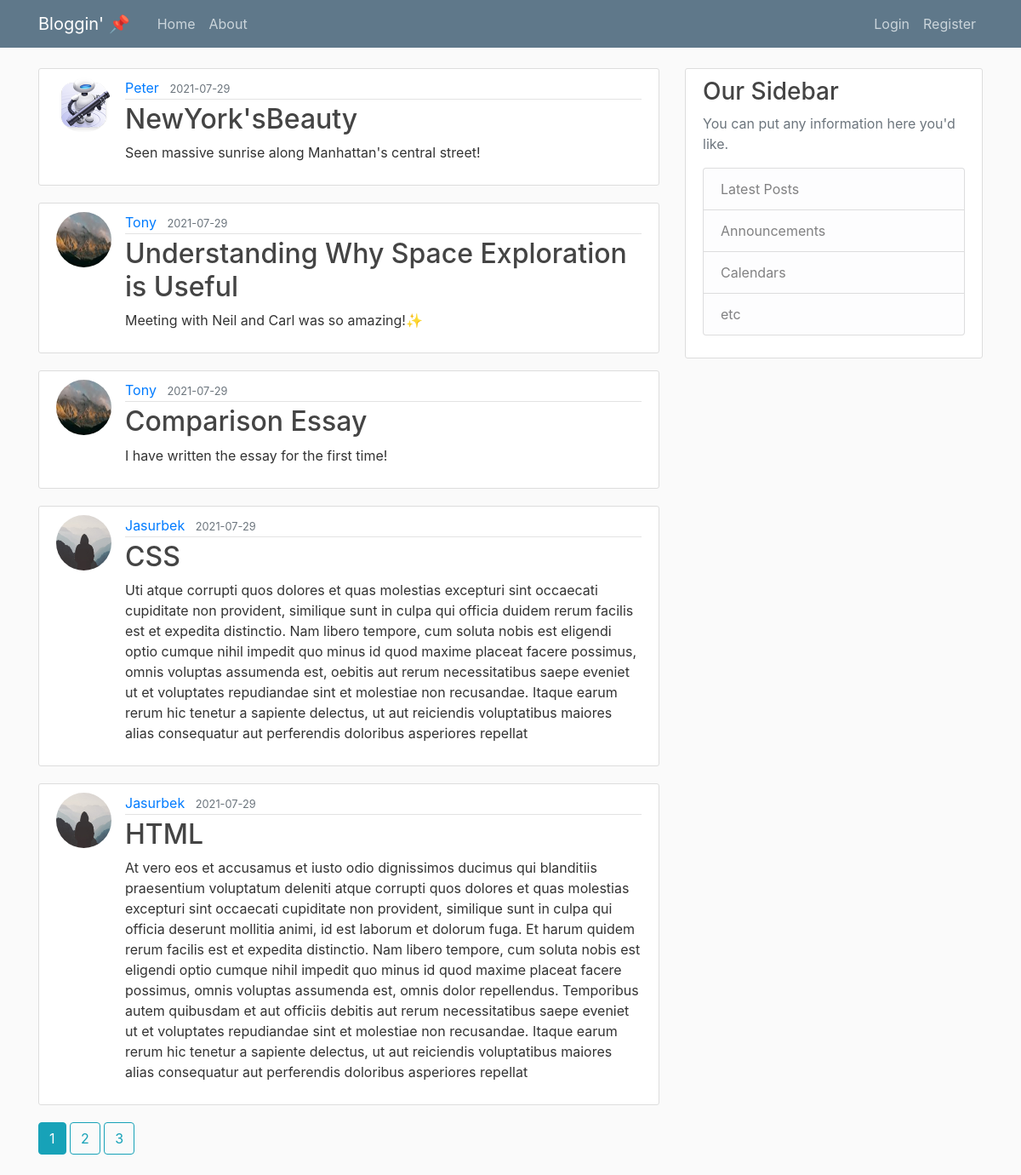
Page /home on the earlier database version.
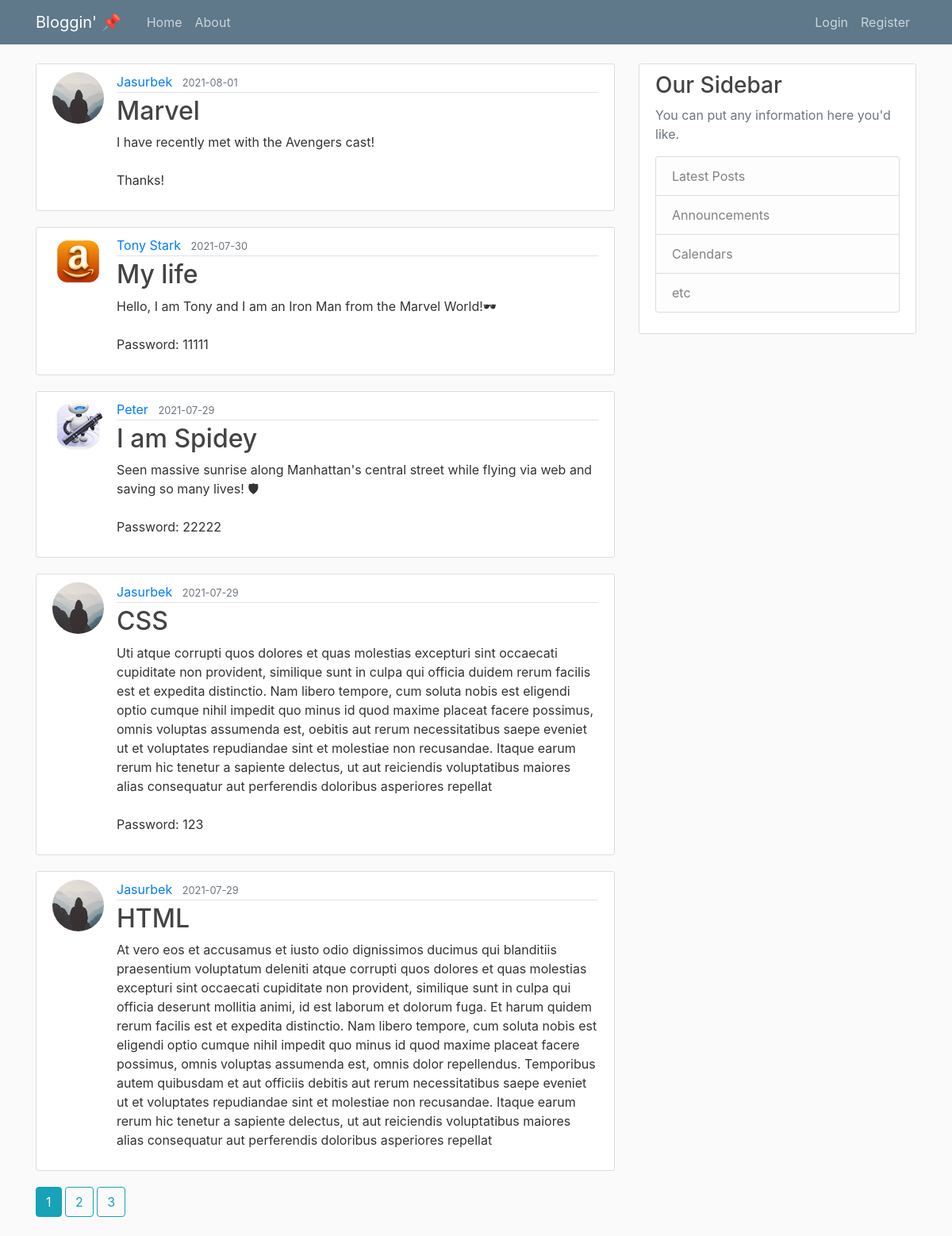
Same page on the later database version.
### main_flask/models.py (models this page shows, shortened)
class Post(db.Model):
    id = db.Column(db.Integer, primary_key=True)
    title = db.Column(db.String(100), nullable=False)
    date_posted = db.Column(db.DateTime, nullable=False,
                            default=datetime.utcnow)
    content = db.Column(db.Text, nullable=False)
    user_id = db.Column(db.Integer, db.ForeignKey('user.id'), nullable=False)

class User(db.Model, UserMixin):
    id = db.Column(db.Integer, primary_key=True)
    username = db.Column(db.String(20), unique=True, nullable=False)
    email = db.Column(db.String(120), unique=True, nullable=False)
    image_file = db.Column(db.String(20), nullable=False,
                           default='default.jpg')
    password = db.Column(db.String(60), nullable=False)
    posts = db.relationship('Post', backref='author', lazy=True)

### main_flask/main/routes.py (the view)
@main.route("/")
@main.route("/home")  # two routes are available for the same page
def home():
    page = request.args.get('page', 1, type=int)
    posts = Post.query.order_by(Post.date_posted.desc()).paginate(page = page ,per_page = 5)
    return render_template('home_temp.html', posts=posts)

### main_flask/templates/home_temp.html
{% extends "layout.html" %}
{% block content %}
    {% for post in posts.items %}
        <article class="media content-section">
          <img class = "rounded-circle article-img" src = "{{ url_for('static', filename = 'profile_pics/' + post.author.image_file ) }}">
            <div class="media-body">
              <div class="article-metadata">
                <a class="mr-2" href="{{ url_for('users.user_posts', username=post.author.username) }}">{{ post.author.username }}</a>
                <small class="text-muted">{{ post.date_posted.strftime('%Y-%m-%d')}}</small>
              </div>
              <h2><a class="article-title" href="{{ url_for('posts.post', post_id = post.id) }}">{{ post.title }}</a></h2>
              <p class="article-content">{{ post.content }}</p>
            </div>
        </article>
    {% endfor %}
    {% for page_num in posts.iter_pages(left_edge=1, right_edge = 1, left_current = 1, right_current =2) %}
      {% if page_num %}
        {% if posts.page == page_num %}
            <a class = "btn btn-info mb-4" href="{{url_for('main.home', page=page_num)}}">{{ page_num }}</a>
        {% else %}
            <a class = "btn btn-outline-info mb-4" href="{{url_for('main.home', page=page_num)}}">{{ page_num }}</a>
        {% endif %}
      {% else %}
        ...
      {% endif %}
    {% endfor %}
{% endblock content %}

### main_flask/templates/layout.html (shortened to what this page needs)
<!DOCTYPE html>
<html lang="en">
<head>
     <link rel="stylesheet" href="https://maxcdn.bootstrapcdn.com/bootstrap/4.0.0/css/bootstrap.min.css">
     <link rel="stylesheet" type="text/css" href="{{ url_for('static', filename='main.css') }}">
</head>
<body>
    <header class="site-header">
        <nav class="navbar navbar-expand-md navbar-dark bg-steel fixed-top">
          <div class="container">
            <a class="navbar-brand mr-4" href="/">Bloggin' 📌</a>
            <div class="collapse navbar-collapse" id="navbarToggle">
              <div class="navbar-nav mr-auto">
                <a class="nav-item nav-link" href="{{ url_for('main.home') }}">Home</a>
                <a class="nav-item nav-link" href="{{ url_for('main.about') }}">About</a>
              </div>
              <div class="navbar-nav">
                {% if current_user.is_authenticated %}
                <a class="nav-item nav-link" href="{{ url_for('posts.new_post') }}">New Post</a>
                  <a class="nav-item nav-link" href="{{ url_for('users.account') }}">Account</a>
                  <a class="nav-item nav-link" href="{{ url_for('users.logout') }}">Logout</a>
                {% else %}
                  <a class="nav-item nav-link" href="{{ url_for('users.login') }}">Login</a>
                  <a class="nav-item nav-link" href="{{ url_for('users.register') }}">Register</a>
                {% endif %}
              </div>
            </div>
          </div>
        </nav>
    </header>
    <main role="main" class="container">
        <div class="row">
          <div class="col-md-8">
            {% block content %}{% endblock %}
          </div>
          <div class="col-md-4">
            <div class="content-section">
              <h3>Our Sidebar</h3>
              <p class='text-muted'>You can put any information here you'd like.
                <ul class="list-group">
                  <li class="list-group-item list-group-item-light">Latest Posts</li>
                  <li class="list-group-item list-group-item-light">Announcements</li>
                  <li class="list-group-item list-group-item-light">Calendars</li>
                  <li class="list-group-item list-group-item-light">etc</li>
                </ul>
              </p>
            </div>
          </div>
        </div>
    </main>
</body>
</html>

### main_flask/static/main.css (style rules this page uses)
body { background: #fafafa; color: #333333; margin-top: 5rem; }
h1, h2, h3, h4, h5, h6 { color: #444444; }
.bg-steel { background-color: #5f788a; }
.site-header .navbar-nav .nav-link { color: #cbd5db; }
.content-section { background: #ffffff; padding: 10px 20px; border: 1px solid #dddddd; border-radius: 3px; margin-bottom: 20px; }
.article-title { color: #444444; }
.article-content { white-space: pre-line; }
.article-img { height: 65px; width: 65px; margin-right: 16px; }
.article-metadata { padding-bottom: 1px; margin-bottom: 4px; border-bottom: 1px solid #e3e3e3; }

Differences in the rows shown:
removed Post: image_file (picture), author.username "Tony", date_posted "2021-07-29", title "Understanding Why Space Exploration is Useful", content "Meeting with Neil and Carl was so amazing!✨"
removed Post: image_file (picture), author.username "Tony", date_posted "2021-07-29", title "Comparison Essay", content "I have written the essay for the first time!"
added Post: image_file (placeholder picture), author.username "Jasurbek", date_posted "2021-08-01", title "Marvel", content "I have recently met with the Avengers cast! Thanks!"
added Post: image_file (picture), author.username "Tony Stark", date_posted "2021-07-30", title "My life", content "Hello, I am Tony and I am an Iron Man from the Marvel World!🕶 Password: 11111"
changed Post "Peter": title "NewYork'sBeauty" → "I am Spidey"; content "Seen massive sunrise along Manhattan's central street!" → "Seen massive sunrise along Manhattan's central street while flying via web and saving so many lives! 🛡 Password: 22222"
changed Post "CSS": content "…perferendis doloribus asperiores repellat" → "…perferendis doloribus asperiores repellat Password: 123"
